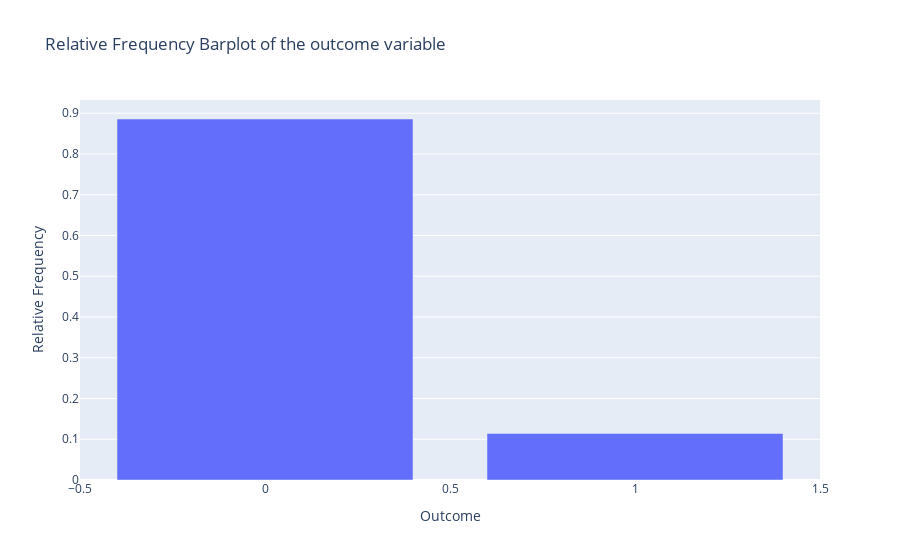

Source (notebook cell):
### Markdown cell above
### Imbalancing in the training dataset

### Code cell
# We save the relative frequencies of the 'position_grouped' column
relative_freq = dfv3['HOSPITAL_EXPIRE_FLAG'].value_counts(normalize=True).reset_index()

# We change the naming of the columns
relative_freq.columns = ['Outcome', 'Relative Frequency']

# Create a bar plot with Plotly
fig = px.bar(relative_freq, x='Outcome', y='Relative Frequency',
                title=f'Relative Frequency Barplot of the outcome variable')

# Show the plot
fig.show()

### Figure 1 — Plotly figure (JSON) as saved in the notebook; plotly's stock layout.template omitted (floating-point values rounded to 4 significant figures)
{"data": [{"alignmentgroup": "True", "hovertemplate": "Outcome=%{x}<br>Relative Frequency=%{y}<extra></extra>", "legendgroup": "", "marker": {"color": "#636efa", "pattern": {"shape": ""}}, "name": "", "offsetgroup": "", "orientation": "v", "showlegend": false, "textposition": "auto", "type": "bar", "x": [0, 1], "xaxis": "x", "y": [0.8859, 0.1141], "yaxis": "y"}], "layout": {"barmode": "relative", "legend": {"tracegroupgap": 0}, "title": {"text": "Relative Frequency Barplot of the outcome variable"}, "xaxis": {"anchor": "y", "domain": [0, 1], "title": {"text": "Outcome"}}, "yaxis": {"anchor": "x", "domain": [0, 1], "title": {"text": "Relative Frequency"}}}}
